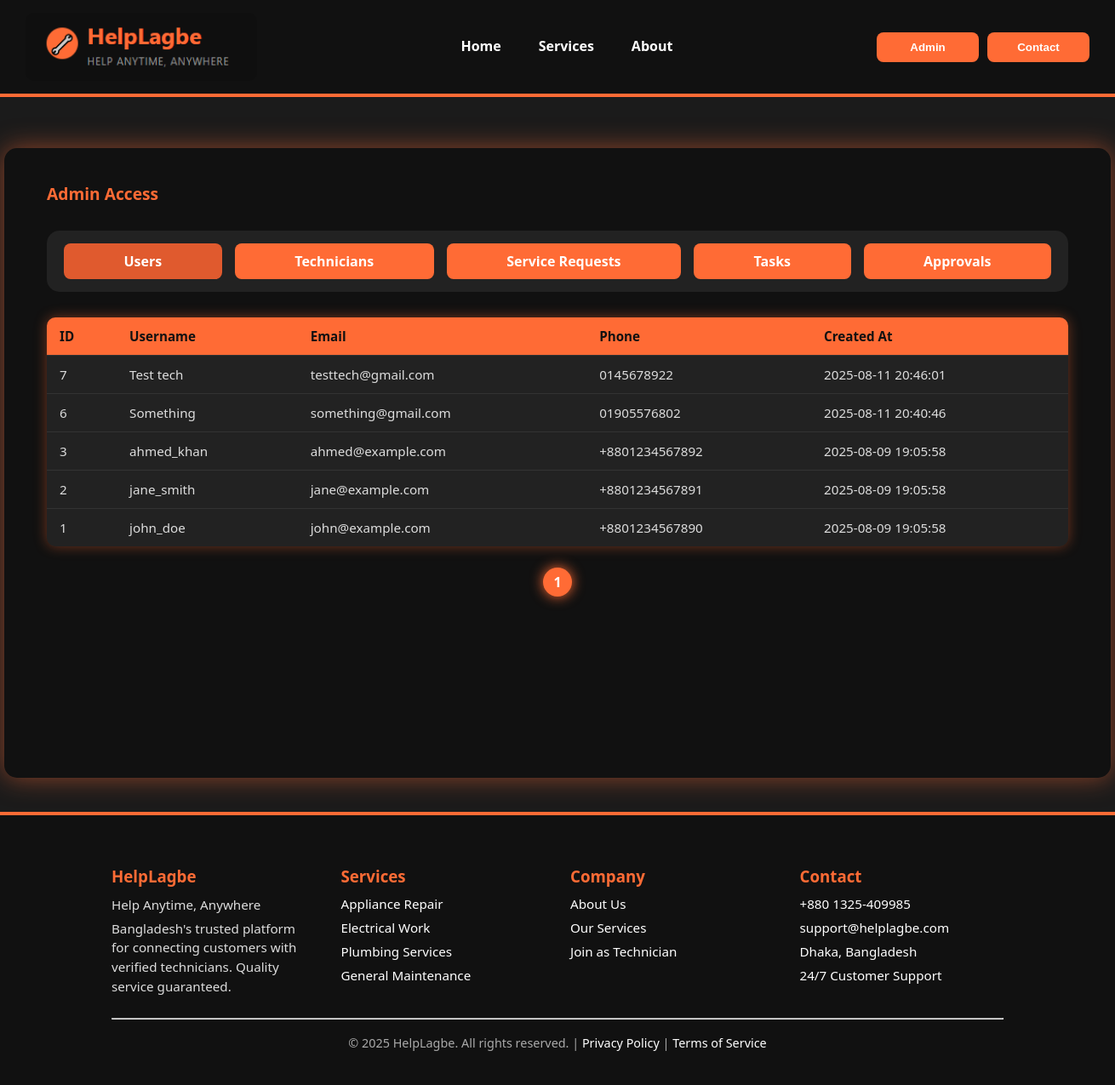
Before: /admindash.php with the older database file.
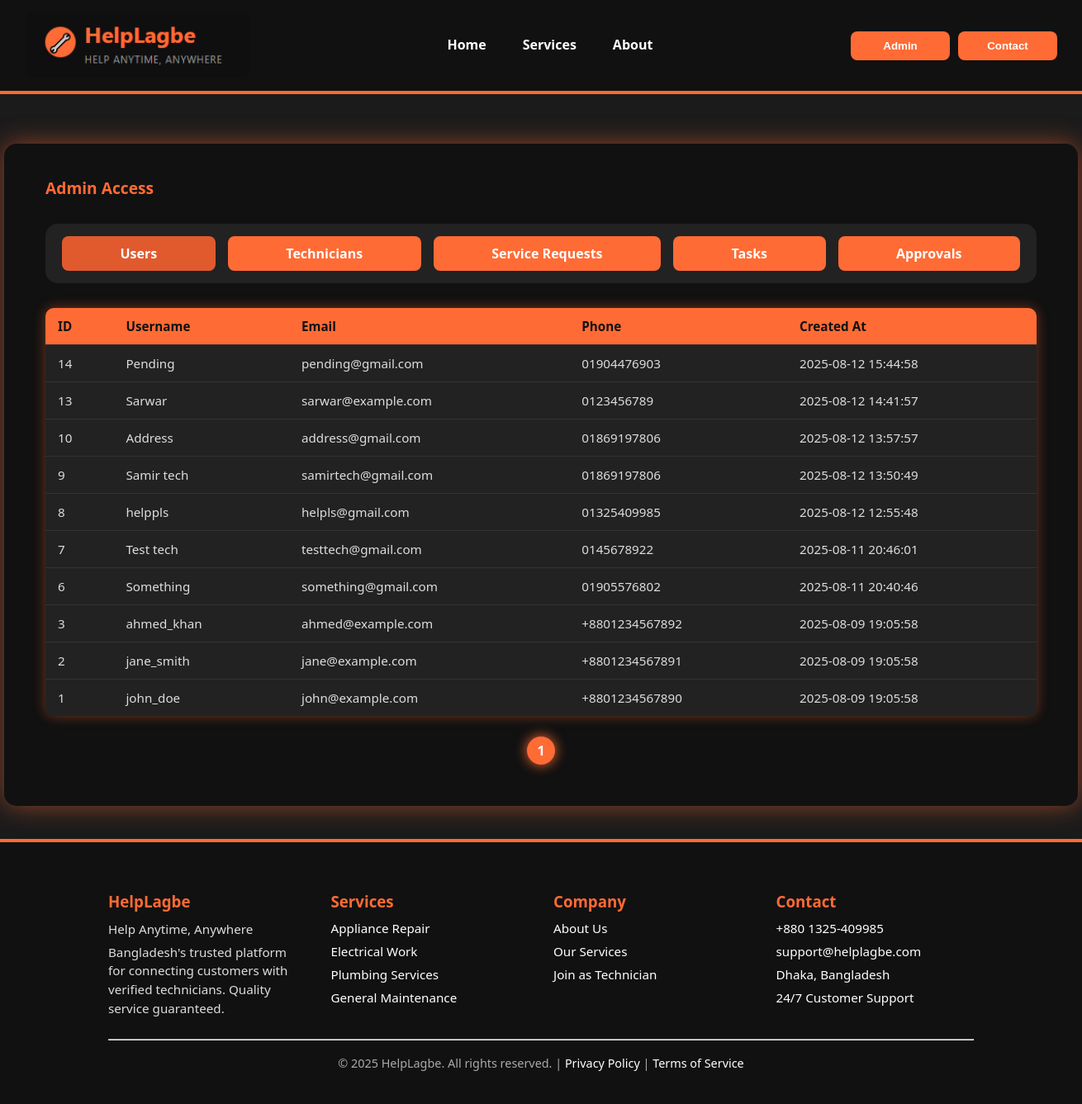
After: the same page with the newer database file.
### tables this page shows
CREATE TABLE `users` (
  `user_id` int(11) NOT NULL,
  `username` varchar(255) NOT NULL,
  `email` varchar(255) NOT NULL,
  `phone_no` varchar(20) DEFAULT NULL,
  `password` varchar(255) NOT NULL,
  `address` text DEFAULT NULL,
  `Image` varchar(255) DEFAULT NULL,
  `admin_id` int(11) DEFAULT NULL,
  `created_at` timestamp NOT NULL DEFAULT current_timestamp(),
  `updated_at` timestamp NOT NULL DEFAULT current_timestamp() ON UPDATE current_timestamp()
);

### admindash.php (the view, shortened to what this page needs)
<?php
require 'db.php';
$perPage = 10;
$page = isset($_GET['page']) ? max(1, (int) $_GET['page']) : 1;
$offset = ($page - 1) * $perPage;
$allowed_tabs = ['users', 'technicians', 'requests', 'tasks', 'approvals'];
$tab = isset($_GET['tab']) && in_array($_GET['tab'], $allowed_tabs) ? $_GET['tab'] : 'users';
function getCount($conn, $sql)
{
  $res = $conn->query($sql);
  if ($res && $row = $res->fetch_assoc()) {
    return (int) $row['count'];
  }
  return 0;
}
function getTotalPages($conn, $countSql, $perPage)
{
  $totalItems = getCount($conn, $countSql);
  return ceil($totalItems / $perPage);
}
?>
<!DOCTYPE html>
<html lang="en">
<head>
</head>
<body>
  <header>
    <div class="logo">
      <img src="logo.png" alt="HelpLagbe Logo" />
    </div>
    <nav>
      <a href="homepage.html">Home</a>
      <a href="#services">Services</a>
      <a href="#about">About</a>
    </nav>
    <div style="display:flex; gap:10px;">
      <button class="btn" onclick="location.href='admin.html'">Admin</button>
      <button class="btn"
        onclick="document.getElementById('contact').scrollIntoView({behavior:'smooth'})">Contact</button>
    </div>
  </header>
  <div class="container">
    <div class="admin-access">Admin Access</div>
    <div class="buttons-box">
      <a href="?tab=users" class="btn"
        style="background-color: <?= $tab === 'users' ? '#e05a2e' : '#ff6b35' ?>;">Users</a>
      <a href="?tab=technicians" class="btn"
        style="background-color: <?= $tab === 'technicians' ? '#e05a2e' : '#ff6b35' ?>;">Technicians</a>
      <a href="?tab=requests" class="btn"
        style="background-color: <?= $tab === 'requests' ? '#e05a2e' : '#ff6b35' ?>;">Service Requests</a>
      <a href="?tab=tasks" class="btn"
        style="background-color: <?= $tab === 'tasks' ? '#e05a2e' : '#ff6b35' ?>;">Tasks</a>
      <a href="?tab=approvals" class="btn"
        style="background-color: <?= $tab === 'approvals' ? '#e05a2e' : '#ff6b35' ?>;">Approvals</a>
    </div>
    <?php if ($tab === 'users'):
      $totalPages = getTotalPages($conn, "SELECT COUNT(*) AS count FROM users", $perPage);
      $result = $conn->query("SELECT user_id, username, email, phone_no, created_at FROM users ORDER BY created_at DESC LIMIT $perPage OFFSET $offset");
      ?>
      <table>
        <thead>
          <tr>
            <th>ID</th>
            <th>Username</th>
            <th>Email</th>
            <th>Phone</th>
            <th>Created At</th>
          </tr>
        </thead>
        <tbody>
          <?php while ($row = $result->fetch_assoc()): ?>
            <tr>
              <td><?= $row['user_id'] ?></td>
              <td><?= htmlspecialchars($row['username']) ?></td>
              <td><?= htmlspecialchars($row['email']) ?></td>
              <td><?= htmlspecialchars($row['phone_no']) ?></td>
              <td><?= $row['created_at'] ?></td>
            </tr>
          <?php endwhile; ?>
        </tbody>
      </table>
      <div class="pagination">
        <?php for ($i = 1; $i <= $totalPages; $i++): ?>
          <a href="?tab=users&page=<?= $i ?>" class="<?= $i == $page ? 'active' : '' ?>"><?= $i ?></a>
        <?php endfor; ?>
      </div>
    <?php endif; ?>
  </div>
  <footer id="contact">
    <div class="footer-top">
      <div>
        <h3>HelpLagbe</h3>
        <p>Help Anytime, Anywhere</p>
        <p>Bangladesh's trusted platform for connecting customers with verified technicians. Quality service guaranteed.
        </p>
      </div>
      <div>
        <h3>Services</h3>
        <ul>
          <li>Appliance Repair</li>
          <li>Electrical Work</li>
          <li>Plumbing Services</li>
          <li>General Maintenance</li>
        </ul>
      </div>
      <div>
        <h3>Company</h3>
        <ul>
          <li><a href="#">About Us</a></li>
          <li><a href="#">Our Services</a></li>
          <li><a href="#">Join as Technician</a></li>
        </ul>
      </div>
      <div>
        <h3>Contact</h3>
        <ul>
          <li>+880 1325-409985</li>
          <li>support@helplagbe.com</li>
          <li>Dhaka, Bangladesh</li>
          <li>24/7 Customer Support</li>
        </ul>
      </div>
    </div>
    <hr />
    <div class="footer-bottom">
      © <?php echo date('Y'); ?> HelpLagbe. All rights reserved. |
      <a href="#">Privacy Policy</a> |
      <a href="#">Terms of Service</a>
    </div>
  </footer>
</body>
</html>

### admindash.php (style rules this page uses)
body { margin: 0; font-family: "Segoe UI", Tahoma, Geneva, Verdana, sans-serif; background-color: #1b1b1b; color: white; min-height: 100vh; display: flex; flex-direction: column; }
a { text-decoration: none; color: white; transition: color 0.3s; }
nav a { font-weight: 600; font-size: 1rem; color: white; padding: 8px 12px; border-radius: 6px; transition: color 0.3s; background-color: transparent !important; box-shadow: none !important; border-bottom: 3px solid transparent; }
img { max-width: 100%; height: auto; border-radius: 10px; }
header { display: flex; align-items: center; justify-content: space-between; background-color: #111; padding: 15px 30px; position: sticky; top: 0; z-index: 100; border-bottom: 4px solid #ff6b35; }
.logo { display: flex; align-items: center; }
.logo img { height: 80px; }
nav { display: flex; gap: 20px; }
.container { background-color: #111; border-radius: 15px; padding: 40px 50px 50px; width: 1200px; margin: 60px auto 40px; box-shadow: 0 0 30px rgba(255, 107, 53, 0.5); min-height: 650px; display: flex; flex-direction: column; }
.admin-access { font-weight: 700; font-size: 1.2rem; color: #ff6b35; margin-bottom: 30px; user-select: none; }
.buttons-box { background-color: #222; border-radius: 15px; padding: 15px 20px; margin-bottom: 30px; display: flex; gap: 15px; flex-wrap: wrap; }
.btn { background-color: #ff6b35; border: none; padding: 10px 22px; color: white; cursor: pointer; font-weight: 700; border-radius: 8px; transition: background-color 0.3s ease; user-select: none; flex-grow: 1; text-align: center; min-width: 120px; }
table { width: 100%; border-collapse: collapse; font-size: 0.95rem; border-radius: 10px; overflow: hidden; box-shadow: 0 0 15px rgba(255, 107, 53, 0.4); background-color: #222; }
th, td { padding: 12px 15px; border-bottom: 1px solid #333; color: #ddd; text-align: left; }
th { background-color: #ff6b35; color: #111; font-weight: 700; }
tr:last-child td { border-bottom: none; }
.pagination { margin-top: 25px; text-align: center; user-select: none; }
.pagination a { color: white; margin: 0 8px; font-weight: 600; text-decoration: none; font-size: 1rem; padding: 6px 12px; border-radius: 50px; transition: background-color 0.3s ease, color 0.3s ease; background-color: transparent; box-shadow: none; display: inline-block; }
.pagination a.active, .pagination a:hover { color: white; background-color: #ff6b35; box-shadow: 0 0 15px #ff6b35; text-decoration: none; }
footer { background-color: #111; padding: 40px 10%; color: white; border-top: 4px solid #ff6b35; }
.footer-top { display: grid; grid-template-columns: repeat(auto-fit, minmax(200px, 1fr)); gap: 30px; text-align: left; margin-bottom: 20px; }
footer h3 { color: #ff6b35; margin-bottom: 10px; }
footer p { line-height: 1.5; font-size: 0.95rem; color: #ddd; margin: 5px 0; }
footer ul { list-style: none; padding: 0; margin: 0; }
footer ul li { margin: 8px 0; color: white; font-size: 0.95rem; }
footer ul li a { color: white; font-size: 0.95rem; }
.footer-bottom { text-align: center; padding-top: 10px; font-size: 0.9rem; color: #aaa; }

Changed rows visible on the page:
added users: user_id "14", username "Pending", email "pending@gmail.com", phone_no "01904476903", created_at "2025-08-12 15:44:58"
added users: user_id "13", username "Sarwar", email "sarwar@example.com", phone_no "0123456789", created_at "2025-08-12 14:41:57"
added users: user_id "10", username "Address", email "address@gmail.com", phone_no "01869197806", created_at "2025-08-12 13:57:57"
added users: user_id "9", username "Samir tech", email "samirtech@gmail.com", phone_no "01869197806", created_at "2025-08-12 13:50:49"
added users: user_id "8", username "helppls", email "helpls@gmail.com", phone_no "01325409985", created_at "2025-08-12 12:55:48"
